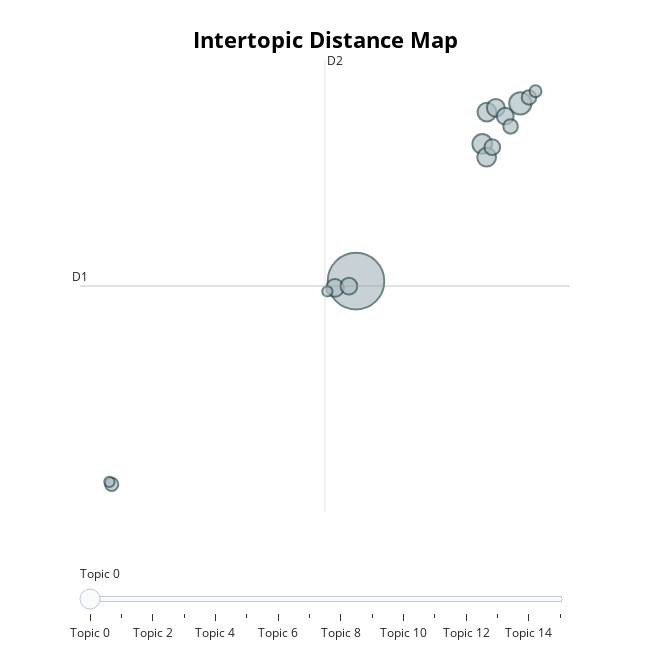

Write notebook code for a chart like this one.
### Code cell
# run this cell to visualize the topics
topic_model.visualize_topics()

### Figure 1 — Plotly figure (JSON) as saved in the notebook; plotly's stock layout.template omitted (floating-point values rounded to 4 significant figures)
{"data": [{"customdata": [[0, "world | america | new | people | american", 91], [1, "states | government | united | congress | great", 14], [2, "states | government | united | public | mexico", 11], [3, "government | work | great | public | law", 10], [4, "states | united | war | british | great", 10], [5, "states | congress | public | government | united", 9], [6, "government | states | law | united | year", 9], [7, "government | states | public | united | country", 8], [8, "government | states | united | law | great", 8], [9, "states | united | treaty | year | congress", 7], [10, "united | gentlemen | states | provision | public", 6], [11, "states | government | country | constitution | united", 6], [12, "national | federal | reduction | public | government", 5], [13, "states | government | united | constitution | congress", 4], [14, "government | congress | national | federal | public", 3], [15, "government | year | congress | states | united", 3]], "hovertemplate": "<b>Topic %{customdata[0]}</b><br>%{customdata[1]}<br>Size: %{customdata[2]}", "legendgroup": "", "marker": {"color": "#B0BEC5", "line": {"color": "DarkSlateGrey", "width": 2}, "size": [91, 14, 11, 10, 10, 9, 9, 8, 8, 7, 6, 6, 5, 4, 3, 3], "sizemode": "area", "sizeref": 0.05688, "symbol": "circle"}, "mode": "markers", "name": "", "orientation": "v", "showlegend": false, "type": "scatter", "x": [2.131, 9.091, 7.48, 7.665, 7.676, 8.053, 1.242, 8.453, 1.831, 7.903, 9.459, 8.679, -8.217, 9.736, -8.312, 0.9195], "xaxis": "x", "y": [0.7327, 7.742, 6.144, 5.62, 7.399, 7.565, 0.4675, 7.237, 0.5345, 6.015, 7.978, 6.834, -7.278, 8.22, -7.183, 0.3267], "yaxis": "y"}], "layout": {"annotations": [{"showarrow": false, "text": "D1", "x": -9.559, "y": 0.5414, "yshift": 10}, {"showarrow": false, "text": "D2", "x": 0.8185, "xshift": 10, "y": 9.453}], "height": 650, "hoverlabel": {"bgcolor": "white", "font": {"family": "Rockwell", "size": 16}}, "legend": {"itemsizing": "constant", "tracegroupgap": 0}, "margin": {"t": 60}, "shapes": [{"line": {"color": "#CFD8DC", "width": 2}, "type": "line", "x0": 0.8185, "x1": 0.8185, "y0": -8.37, "y1": 9.453}, {"line": {"color": "#9E9E9E", "width": 2}, "type": "line", "x0": -9.559, "x1": 11.2, "y0": 0.5414, "y1": 0.5414}], "sliders": [{"active": 0, "pad": {"t": 50}, "steps": [{"args": [{"marker.color": [["red", "#B0BEC5", "#B0BEC5", "#B0BEC5", "#B0BEC5", "#B0BEC5", "#B0BEC5", "#B0BEC5", "#B0BEC5", "#B0BEC5", "#B0BEC5", "#B0BEC5", "#B0BEC5", "#B0BEC5", "#B0BEC5", "#B0BEC5"]]}], "label": "Topic 0", "method": "update"}, {"args": [{"marker.color": [["#B0BEC5", "red", "#B0BEC5", "#B0BEC5", "#B0BEC5", "#B0BEC5", "#B0BEC5", "#B0BEC5", "#B0BEC5", "#B0BEC5", "#B0BEC5", "#B0BEC5", "#B0BEC5", "#B0BEC5", "#B0BEC5", "#B0BEC5"]]}], "label": "Topic 1", "method": "update"}, {"args": [{"marker.color": [["#B0BEC5", "#B0BEC5", "red", "#B0BEC5", "#B0BEC5", "#B0BEC5", "#B0BEC5", "#B0BEC5", "#B0BEC5", "#B0BEC5", "#B0BEC5", "#B0BEC5", "#B0BEC5", "#B0BEC5", "#B0BEC5", "#B0BEC5"]]}], "label": "Topic 2", "method": "update"}, {"args": [{"marker.color": [["#B0BEC5", "#B0BEC5", "#B0BEC5", "red", "#B0BEC5", "#B0BEC5", "#B0BEC5", "#B0BEC5", "#B0BEC5", "#B0BEC5", "#B0BEC5", "#B0BEC5", "#B0BEC5", "#B0BEC5", "#B0BEC5", "#B0BEC5"]]}], "label": "Topic 3", "method": "update"}, {"args": [{"marker.color": [["#B0BEC5", "#B0BEC5", "#B0BEC5", "#B0BEC5", "red", "#B0BEC5", "#B0BEC5", "#B0BEC5", "#B0BEC5", "#B0BEC5", "#B0BEC5", "#B0BEC5", "#B0BEC5", "#B0BEC5", "#B0BEC5", "#B0BEC5"]]}], "label": "Topic 4", "method": "update"}, {"args": [{"marker.color": [["#B0BEC5", "#B0BEC5", "#B0BEC5", "#B0BEC5", "#B0BEC5", "red", "#B0BEC5", "#B0BEC5", "#B0BEC5", "#B0BEC5", "#B0BEC5", "#B0BEC5", "#B0BEC5", "#B0BEC5", "#B0BEC5", "#B0BEC5"]]}], "label": "Topic 5", "method": "update"}, {"args": [{"marker.color": [["#B0BEC5", "#B0BEC5", "#B0BEC5", "#B0BEC5", "#B0BEC5", "#B0BEC5", "red", "#B0BEC5", "#B0BEC5", "#B0BEC5", "#B0BEC5", "#B0BEC5", "#B0BEC5", "#B0BEC5", "#B0BEC5", "#B0BEC5"]]}], "label": "Topic 6", "method": "update"}, {"args": [{"marker.color": [["#B0BEC5", "#B0BEC5", "#B0BEC5", "#B0BEC5", "#B0BEC5", "#B0BEC5", "#B0BEC5", "red", "#B0BEC5", "#B0BEC5", "#B0BEC5", "#B0BEC5", "#B0BEC5", "#B0BEC5", "#B0BEC5", "#B0BEC5"]]}], "label": "Topic 7", "method": "update"}, {"args": [{"marker.color": [["#B0BEC5", "#B0BEC5", "#B0BEC5", "#B0BEC5", "#B0BEC5", "#B0BEC5", "#B0BEC5", "#B0BEC5", "red", "#B0BEC5", "#B0BEC5", "#B0BEC5", "#B0BEC5", "#B0BEC5", "#B0BEC5", "#B0BEC5"]]}], "label": "Topic 8", "method": "update"}, {"args": [{"marker.color": [["#B0BEC5", "#B0BEC5", "#B0BEC5", "#B0BEC5", "#B0BEC5", "#B0BEC5", "#B0BEC5", "#B0BEC5", "#B0BEC5", "red", "#B0BEC5", "#B0BEC5", "#B0BEC5", "#B0BEC5", "#B0BEC5", "#B0BEC5"]]}], "label": "Topic 9", "method": "update"}, {"args": [{"marker.color": [["#B0BEC5", "#B0BEC5", "#B0BEC5", "#B0BEC5", "#B0BEC5", "#B0BEC5", "#B0BEC5", "#B0BEC5", "#B0BEC5", "#B0BEC5", "red", "#B0BEC5", "#B0BEC5", "#B0BEC5", "#B0BEC5", "#B0BEC5"]]}], "label": "Topic 10", "method": "update"}, {"args": [{"marker.color": [["#B0BEC5", "#B0BEC5", "#B0BEC5", "#B0BEC5", "#B0BEC5", "#B0BEC5", "#B0BEC5", "#B0BEC5", "#B0BEC5", "#B0BEC5", "#B0BEC5", "red", "#B0BEC5", "#B0BEC5", "#B0BEC5", "#B0BEC5"]]}], "label": "Topic 11", "method": "update"}, {"args": [{"marker.color": [["#B0BEC5", "#B0BEC5", "#B0BEC5", "#B0BEC5", "#B0BEC5", "#B0BEC5", "#B0BEC5", "#B0BEC5", "#B0BEC5", "#B0BEC5", "#B0BEC5", "#B0BEC5", "red", "#B0BEC5", "#B0BEC5", "#B0BEC5"]]}], "label": "Topic 12", "method": "update"}, {"args": [{"marker.color": [["#B0BEC5", "#B0BEC5", "#B0BEC5", "#B0BEC5", "#B0BEC5", "#B0BEC5", "#B0BEC5", "#B0BEC5", "#B0BEC5", "#B0BEC5", "#B0BEC5", "#B0BEC5", "#B0BEC5", "red", "#B0BEC5", "#B0BEC5"]]}], "label": "Topic 13", "method": "update"}, {"args": [{"marker.color": [["#B0BEC5", "#B0BEC5", "#B0BEC5", "#B0BEC5", "#B0BEC5", "#B0BEC5", "#B0BEC5", "#B0BEC5", "#B0BEC5", "#B0BEC5", "#B0BEC5", "#B0BEC5", "#B0BEC5", "#B0BEC5", "red", "#B0BEC5"]]}], "label": "Topic 14", "method": "update"}, {"args": [{"marker.color": [["#B0BEC5", "#B0BEC5", "#B0BEC5", "#B0BEC5", "#B0BEC5", "#B0BEC5", "#B0BEC5", "#B0BEC5", "#B0BEC5", "#B0BEC5", "#B0BEC5", "#B0BEC5", "#B0BEC5", "#B0BEC5", "#B0BEC5", "red"]]}], "label": "Topic 15", "method": "update"}]}], "title": {"font": {"color": "Black", "size": 22}, "text": "<b>Intertopic Distance Map</b>", "x": 0.5, "xanchor": "center", "y": 0.95, "yanchor": "top"}, "width": 650, "xaxis": {"anchor": "y", "domain": [0, 1], "range": [-9.559, 11.2], "title": {"text": ""}, "visible": false}, "yaxis": {"anchor": "x", "domain": [0, 1], "range": [-8.37, 9.453], "title": {"text": ""}, "visible": false}}}
